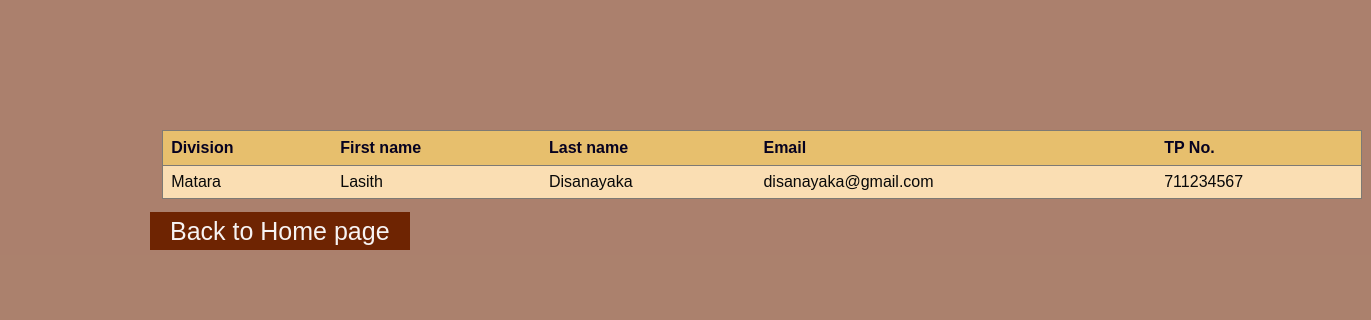
Page /src/php/index-contact_details.php on the earlier database version.
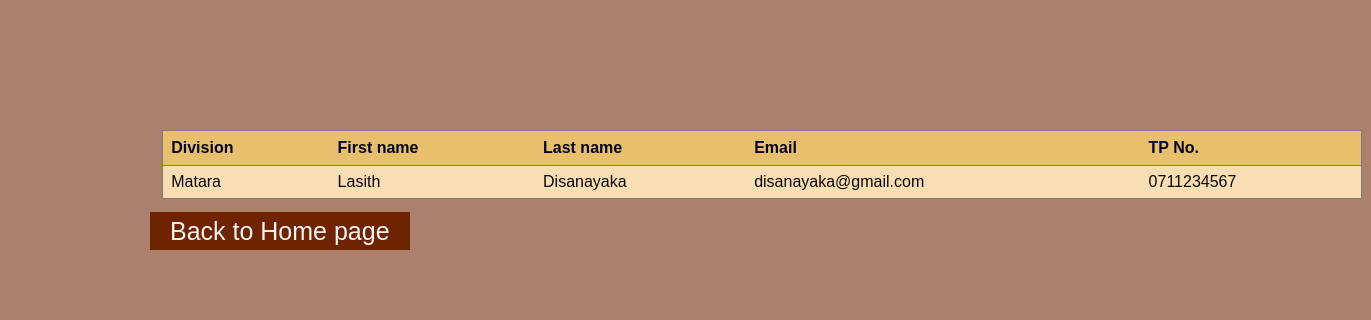
Same page on the later database version.
### tables this page shows
CREATE TABLE `div_manager` (
  `div_id` int(4) NOT NULL,
  `first_name` varchar(20) NOT NULL,
  `last_name` varchar(20) NOT NULL,
  `email` varchar(100) NOT NULL,
  `tp` varchar(10) NOT NULL,
  `addr` varchar(255) NOT NULL,
  `pwd` varchar(100) NOT NULL DEFAULT 'Div_man@123',
  `emp_status` varchar(25) NOT NULL DEFAULT 'Divisional_Manager',
  `division` varchar(25) NOT NULL,
  `is_deleted` tinyint(1) NOT NULL DEFAULT 0
);

### src/php/index-contact_details.php (the view, shortened to what this page needs)
<html>
	<head>
        <link rel="stylesheet" type="text/css" href="../../public/css/style_manager_remove_dm.css">
        <link rel="stylesheet" type="text/css" href="../../public/css/index_page.css">
	</head>
	<body >
    <?php
    include_once('../../config/connect.php');
    ?>
<div class="main2">
    <center>
                <table class="div_man">
                    <tr>
                        <th>Division</th>
                        <th>First name</th>
                        <th>Last name</th>
                        <th>Email</th>
                        <th>TP No.</th>
                    </tr>
                    <?php
                    $sql = "SELECT * FROM div_manager WHERE is_deleted=0;";
                    $query=mysqli_query($connection,$sql);
                    while ($result =mysqli_fetch_assoc($query)) {
                    ?>
                    <tr>
                            <td><?php echo $result['division'] ?></td>
                            <td><?php echo $result['first_name'] ?></td>
                            <td><?php echo $result['last_name'] ?></td>
                            <td><?php echo $result['email'] ?></td>
                            <td><?php echo $result['tp'] ?></td>
                    </tr>
                    <?php
                    }
                    ?>
                </table>
            </center>
         <a href="index.php">Back to Home page</a>
</div>
</body>
</html>

### public/css/style_manager_remove_dm.css (style rules this page uses)
.div_man { font-family: Cambria, Cochin, Georgia, Times, 'Times New Roman', serif; border-collapse: collapse; margin-left: 1%; margin-right: 50%; width: 100%; }
.div_man td, .div_man th { text-align: left; padding: 8px; color: rgb(8, 8, 8); border: 0px solid #ddd; }
.div_man tr { border: 1px solid #7e7a74; background-color: rgba(243, 227, 208, 0.918); }
.div_man tr:nth-child(even) { background-color: #fadeb3; }
.div_man th { padding-top: 8px; padding-bottom: 8px; text-align: left; color: rgb(6, 2, 32); background-color: rgba(230, 184, 86, 0.788); }
.div_man td { padding-top: 7px; padding-bottom: 7px; }

### public/css/index_page.css (style rules this page uses)
* { margin: 0; padding: 0; box-sizing: border-box; outline: none; list-style: none; text-decoration: none; font-family: 'Josefin Sans', sans-serif; }
.main2 a { font-size: 25px; color: rgb(247, 243, 243); background-color: #6e2402; padding: 5px 20px; }
.main2 { padding-top:130px ; padding-left:150px ; height: 800px; width: 100%; background: #6e240293; }
.main2 table { width: 1200px; }

Differences in the rows shown:
changed div_manager "Matara": tp "711234567" → "0711234567"
